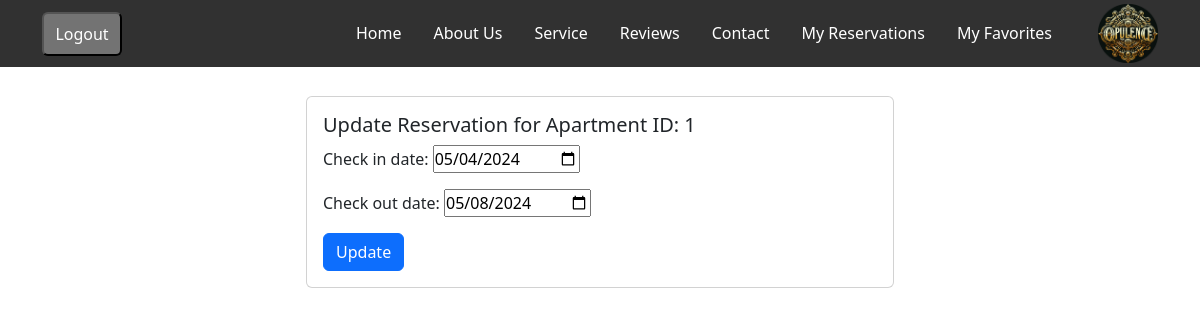
The app's page /res/res-update/1 (signed in), older data.
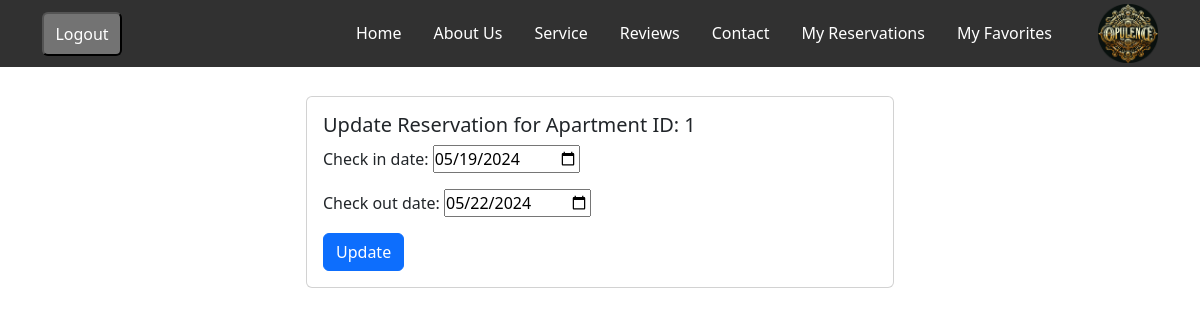
The same page, newer data.
### reservations/models.py (models this page shows, shortened)
class Reservation(models.Model):
    user = models.ForeignKey(settings.AUTH_USER_MODEL, null=True, blank=True, on_delete=models.CASCADE)
    apartment = models.ForeignKey(Apartment, on_delete=models.CASCADE)
    check_in_date = models.DateField()
    check_out_date = models.DateField()
    total_price = models.DecimalField(max_digits=10, decimal_places=2)
    reservation_status = models.ForeignKey(ReservationStatus, on_delete=models.CASCADE,default=1)

### apartments/models.py (models this page shows, shortened)
class Apartment(models.Model):
    category = models.ForeignKey(Category, on_delete=models.CASCADE)
    country=models.ForeignKey(Country,on_delete=models.SET_NULL,null=True,blank=True)
    city = models.ForeignKey(City, on_delete=models.CASCADE,null=True)
    actual_address=models.CharField(max_length=255,null=True)
    maps_link=models.CharField(max_length=255,null=True)
    apt_name = models.CharField(max_length=255)
    description = models.TextField()
    cover_image=models.ImageField(upload_to='covers/',null=True)
    district = models.CharField(max_length=30,null=True)
    is_active = models.BooleanField(default=True)
    is_booked = models.BooleanField(default=False)
    rooms = models.IntegerField(null=True)
    beds = models.IntegerField(null=True)
    bath_rooms = models.IntegerField(null=True)
    wifi = models.BooleanField(default=False)
    tv = models.BooleanField(default=False)
    price_per_night = models.DecimalField(max_digits=10, decimal_places=2)
    user = models.ForeignKey(settings.AUTH_USER_MODEL, null=True, blank=True, on_delete=models.CASCADE)
    created_at = models.DateTimeField(auto_now_add=True,null=True)
    updated_at = models.DateTimeField(auto_now=True,null=True)

### reservations/views.py (the view, shortened to what this page needs)
# urls.py: path("res-update/<int:pk>", ReservationUpdateView.as_view(), name='update-reserv'),
class ReservationUpdateView(LoginRequiredMixin, UpdateView):
    model = Reservation
    template_name = "reservations/update_res.html"
    form_class = UpdateResForm
    success_url = '/res'
    def dispatch(self, request, *args, **kwargs):
        reservation = self.get_object()
        if reservation.user != self.request.user:
            messages.error(self.request, "You are not authorized to update this reservation.")
            return HttpResponseRedirect(reverse('error-url'))
        return super().dispatch(request, *args, **kwargs)

### reservations/forms.py
class UpdateResForm(forms.ModelForm):
    class Meta:
        model = Reservation
        fields = ['check_in_date', 'check_out_date']
        widgets = {
            'check_in_date': DateInput(attrs={'type': 'date'}),
            'check_out_date': DateInput(attrs={'type': 'date'}),
        }

### templates/reservations/update_res.html (shortened to what this page needs)
{% extends "main_base.html" %}
{% load static %}
{% block content %}
<br><br><br><br>
  <div class="row">
    <div class="col-md-6 offset-md-3">
      <div class="card">
        <div class="card-body">
          <h5 class="card-title">Update Reservation for Apartment ID: {{ reservation.apartment.id }}</h5>
          <form method="post">
            {{ form.as_p }}
            <input type="submit" value="Update" class="btn btn-primary">
          </form>
        </div>
      </div>
    </div>
  </div>
{% endblock content %}

Row changes from the older to the newer data that the page shows:
changed Reservation: check_in_date "05/04/2024" → "05/19/2024"; check_out_date "05/08/2024" → "05/22/2024"
